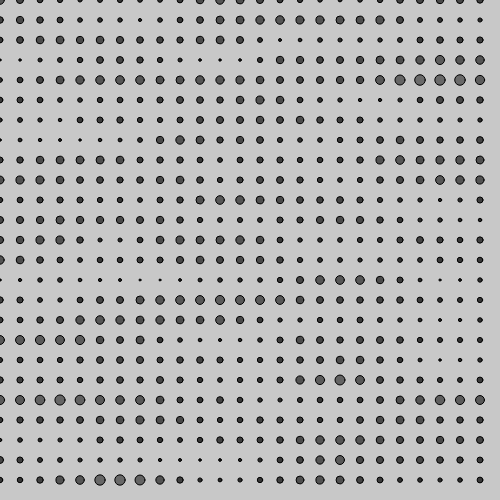
Frame 1 (no input)
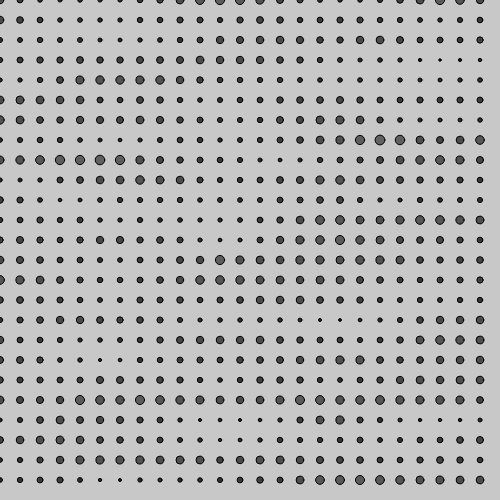
Frame 60 (no input)
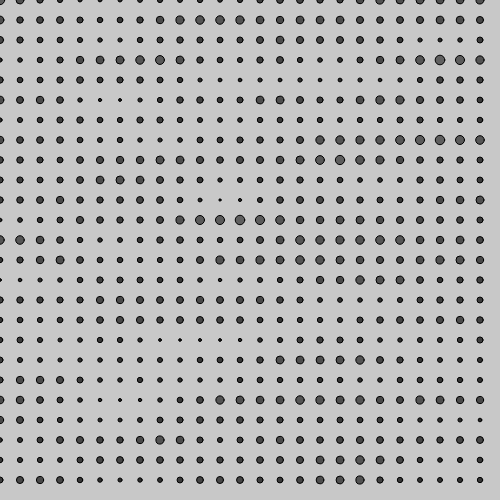
Frame 120 (the mouse pressed at the canvas centre since frame 60)

The p5.js sketch that drew these frames (run headless with seeded random() and noise() and a simulated clock; from frame 60 on, the mouse is pressed at the canvas centre):

// p5.js sketch
// ── sketch.js
var time = 0;
function setup() {
  createCanvas(500, 500);
}

function draw() {
  background(200);

  fill( 255 )
  var space = 20;
  var circleSize = 10;
  time = time + 0.02
  for (circleX = 0; circleX < width; circleX = circleX + space) {
    for (circleY = 0; circleY < height; circleY = circleY + space) {
      //circleSize = random(5, 10);
      var noiseVal = noise( circleX * 0.009, circleY * 0.06451, time )
      circleSize = (noiseVal * 13.0);
      fill(circleSize * 10)
      ellipse(circleX, circleY, circleSize, circleSize);


   }
  }


 }
